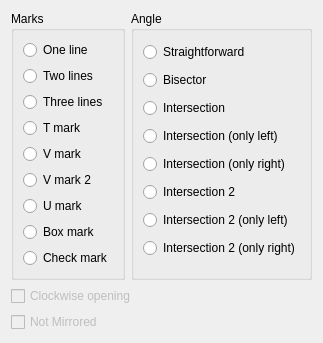
         <widget class="QWidget" name="tabType">
          <attribute name="title">
           <string>Type</string>
          </attribute>
          <layout class="QVBoxLayout" name="verticalLayout_7">
           <item>
            <layout class="QHBoxLayout" name="horizontalLayout">
             <item>
              <widget class="QGroupBox" name="groupBoxMarkType">
               <property name="enabled">
                <bool>true</bool>
               </property>
               <property name="title">
                <string>Marks</string>
               </property>
               <layout class="QVBoxLayout" name="verticalLayout_6">
                <item>
                 <widget class="QRadioButton" name="radioButtonOneLine">
                  <property name="enabled">
                   <bool>true</bool>
                  </property>
                  <property name="text">
                   <string>One line</string>
                  </property>
                  <attribute name="buttonGroup">
                   <string notr="true">buttonGroupMarkType</string>
                  </attribute>
                 </widget>
                </item>
                <item>
                 <widget class="QRadioButton" name="radioButtonTwoLines">
                  <property name="enabled">
                   <bool>true</bool>
                  </property>
                  <property name="text">
                   <string>Two lines</string>
                  </property>
                  <attribute name="buttonGroup">
                   <string notr="true">buttonGroupMarkType</string>
                  </attribute>
                 </widget>
                </item>
                <item>
                 <widget class="QRadioButton" name="radioButtonThreeLines">
                  <property name="enabled">
                   <bool>true</bool>
                  </property>
                  <property name="text">
                   <string>Three lines</string>
                  </property>
                  <attribute name="buttonGroup">
                   <string notr="true">buttonGroupMarkType</string>
                  </attribute>
                 </widget>
                </item>
                <item>
                 <widget class="QRadioButton" name="radioButtonTMark">
                  <property name="enabled">
                   <bool>true</bool>
                  </property>
                  <property name="text">
                   <string>T mark</string>
                  </property>
                  <attribute name="buttonGroup">
                   <string notr="true">buttonGroupMarkType</string>
                  </attribute>
                 </widget>
                </item>
                <item>
                 <widget class="QRadioButton" name="radioButtonVMark">
                  <property name="enabled">
                   <bool>true</bool>
                  </property>
                  <property name="toolTip">
                   <string>Acute angle that looks inside of piece</string>
                  </property>
                  <property name="text">
                   <string>V mark</string>
                  </property>
                  <attribute name="buttonGroup">
                   <string notr="true">buttonGroupMarkType</string>
                  </attribute>
                 </widget>
                </item>
                <item>
                 <widget class="QRadioButton" name="radioButtonVMark2">
                  <property name="enabled">
                   <bool>true</bool>
                  </property>
                  <property name="toolTip">
                   <string>Acute angle that looks outside of piece</string>
                  </property>
                  <property name="text">
                   <string>V mark 2</string>
                  </property>
                  <attribute name="buttonGroup">
                   <string notr="true">buttonGroupMarkType</string>
                  </attribute>
                 </widget>
                </item>
                <item>
                 <widget class="QRadioButton" name="radioButtonUMark">
                  <property name="text">
                   <string>U mark</string>
                  </property>
                  <attribute name="buttonGroup">
                   <string notr="true">buttonGroupMarkType</string>
                  </attribute>
                 </widget>
                </item>
                <item>
                 <widget class="QRadioButton" name="radioButtonBoxMark">
                  <property name="text">
                   <string>Box mark</string>
                  </property>
                  <attribute name="buttonGroup">
                   <string notr="true">buttonGroupMarkType</string>
                  </attribute>
                 </widget>
                </item>
                <item>
                 <widget class="QRadioButton" name="radioButtonCheckMark">
                  <property name="text">
                   <string>Check mark</string>
                  </property>
                  <attribute name="buttonGroup">
                   <string notr="true">buttonGroupMarkType</string>
                  </attribute>
                 </widget>
                </item>
               </layout>
              </widget>
             </item>
             <item>
              <widget class="QGroupBox" name="groupBoxAngleType">
               <property name="enabled">
                <bool>true</bool>
               </property>
               <property name="title">
                <string>Angle</string>
               </property>
               <layout class="QVBoxLayout" name="verticalLayout_5">
                <item>
                 <widget class="QRadioButton" name="radioButtonStraightforward">
                  <property name="enabled">
                   <bool>true</bool>
                  </property>
                  <property name="text">
                   <string>Straightforward</string>
                  </property>
                  <attribute name="buttonGroup">
                   <string notr="true">buttonGroupAngleType</string>
                  </attribute>
                 </widget>
                </item>
                <item>
                 <widget class="QRadioButton" name="radioButtonBisector">
                  <property name="enabled">
                   <bool>true</bool>
                  </property>
                  <property name="text">
                   <string>Bisector</string>
                  </property>
                  <attribute name="buttonGroup">
                   <string notr="true">buttonGroupAngleType</string>
                  </attribute>
                 </widget>
                </item>
                <item>
                 <widget class="QRadioButton" name="radioButtonIntersection">
                  <property name="enabled">
                   <bool>true</bool>
                  </property>
                  <property name="toolTip">
                   <string>Select if need designate the corner point as a passmark</string>
                  </property>
                  <property name="text">
                   <string>Intersection</string>
                  </property>
                  <attribute name="buttonGroup">
                   <string notr="true">buttonGroupAngleType</string>
                  </attribute>
                 </widget>
                </item>
                <item>
                 <widget class="QRadioButton" name="radioButtonIntersectionOnlyLeft">
                  <property name="enabled">
                   <bool>true</bool>
                  </property>
                  <property name="toolTip">
                   <string>Select if need designate the corner point as a passmark. Show only left passmark.</string>
                  </property>
                  <property name="text">
                   <string>Intersection (only left)</string>
                  </property>
                  <attribute name="buttonGroup">
                   <string notr="true">buttonGroupAngleType</string>
                  </attribute>
                 </widget>
                </item>
                <item>
                 <widget class="QRadioButton" name="radioButtonIntersectionOnlyRight">
                  <property name="enabled">
                   <bool>true</bool>
                  </property>
                  <property name="toolTip">
                   <string>Select if need designate the corner point as a passmark. Show only right passmark.</string>
                  </property>
                  <property name="text">
                   <string>Intersection (only right)</string>
                  </property>
                  <attribute name="buttonGroup">
                   <string notr="true">buttonGroupAngleType</string>
                  </attribute>
                 </widget>
                </item>
                <item>
                 <widget class="QRadioButton" name="radioButtonIntersection2">
                  <property name="enabled">
                   <bool>true</bool>
                  </property>
                  <property name="toolTip">
                   <string>Select if need designate the corner point as a passmark</string>
                  </property>
                  <property name="text">
                   <string>Intersection 2</string>
                  </property>
                  <attribute name="buttonGroup">
                   <string notr="true">buttonGroupAngleType</string>
                  </attribute>
                 </widget>
                </item>
                <item>
                 <widget class="QRadioButton" name="radioButtonIntersection2OnlyLeft">
                  <property name="enabled">
                   <bool>true</bool>
                  </property>
                  <property name="toolTip">
                   <string>Select if need designate the corner point as a passmark. Show only left passmark.</string>
                  </property>
                  <property name="text">
                   <string>Intersection 2 (only left)</string>
                  </property>
                  <attribute name="buttonGroup">
                   <string notr="true">buttonGroupAngleType</string>
                  </attribute>
                 </widget>
                </item>
                <item>
                 <widget class="QRadioButton" name="radioButtonIntersection2OnlyRight">
                  <property name="enabled">
                   <bool>true</bool>
                  </property>
                  <property name="toolTip">
                   <string>Select if need designate the corner point as a passmark. Show only right passmark.</string>
                  </property>
                  <property name="text">
                   <string>Intersection 2 (only right)</string>
                  </property>
                  <attribute name="buttonGroup">
                   <string notr="true">buttonGroupAngleType</string>
                  </attribute>
                 </widget>
                </item>
               </layout>
              </widget>
             </item>
            </layout>
           </item>
           <item>
            <widget class="QCheckBox" name="checkBoxClockwiseOpening">
             <property name="enabled">
              <bool>false</bool>
             </property>
             <property name="text">
              <string>Clockwise opening</string>
             </property>
            </widget>
           </item>
           <item>
            <widget class="QCheckBox" name="checkBoxPassmarkNotMirrored">
             <property name="enabled">
              <bool>false</bool>
             </property>
             <property name="text">
              <string>Not Mirrored</string>
             </property>
            </widget>
           </item>
          </layout>
         </widget>
